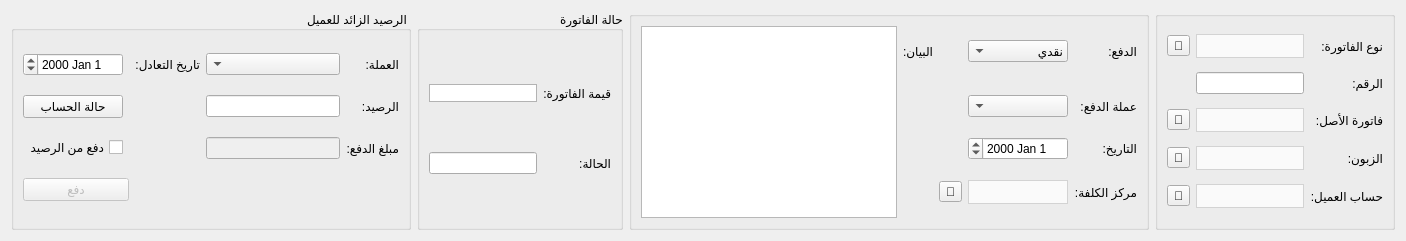
     <widget class="QWidget" name="tab">
      <property name="layoutDirection">
       <enum>Qt::RightToLeft</enum>
      </property>
      <attribute name="title">
       <string>معلومات الفاتورة</string>
      </attribute>
      <layout class="QGridLayout" name="gridLayout_10">
       <item row="0" column="0">
        <widget class="QGroupBox" name="groupBox_11">
         <property name="maximumSize">
          <size>
           <width>16777215</width>
           <height>16777215</height>
          </size>
         </property>
         <property name="layoutDirection">
          <enum>Qt::RightToLeft</enum>
         </property>
         <property name="title">
          <string/>
         </property>
         <layout class="QGridLayout" name="gridLayout_3">
          <item row="2" column="2">
           <widget class="QToolButton" name="select_origin_invoice_btn">
            <property name="text">
             <string>🔎</string>
            </property>
           </widget>
          </item>
          <item row="2" column="1">
           <widget class="QComboBox" name="origin_invoice_combobox">
            <property name="styleSheet">
             <string notr="true">QComboBox {
        background-color: #fafafa;
        border: 1px solid lightgrey;		
		height: 22px;
		color: black;
    }
    QComboBox::drop-down {
        border: none;
    }</string>
            </property>
           </widget>
          </item>
          <item row="4" column="2">
           <widget class="QToolButton" name="select_client_account_btn">
            <property name="text">
             <string>🔎</string>
            </property>
           </widget>
          </item>
          <item row="1" column="0">
           <widget class="QLabel" name="label_2">
            <property name="text">
             <string>الرقم:</string>
            </property>
           </widget>
          </item>
          <item row="3" column="0">
           <widget class="QLabel" name="label">
            <property name="text">
             <string>الزبون:</string>
            </property>
           </widget>
          </item>
          <item row="0" column="0">
           <widget class="QLabel" name="label_9">
            <property name="text">
             <string>نوع الفاتورة:</string>
            </property>
           </widget>
          </item>
          <item row="0" column="2">
           <widget class="QToolButton" name="select_invoice_type_btn">
            <property name="text">
             <string>🔎</string>
            </property>
           </widget>
          </item>
          <item row="1" column="1">
           <widget class="QLineEdit" name="number_input">
            <property name="maximumSize">
             <size>
              <width>16777215</width>
              <height>16777215</height>
             </size>
            </property>
           </widget>
          </item>
          <item row="4" column="0">
           <widget class="QLabel" name="label_38">
            <property name="maximumSize">
             <size>
              <width>80</width>
              <height>16777215</height>
             </size>
            </property>
            <property name="text">
             <string>حساب العميل:</string>
            </property>
           </widget>
          </item>
          <item row="3" column="1">
           <widget class="QComboBox" name="clients_combobox">
            <property name="styleSheet">
             <string notr="true">QComboBox {
        background-color: #fafafa;
        border: 1px solid lightgrey;		
		height: 22px;
		color: black;
    }
    QComboBox::drop-down {
        border: none;
    }</string>
            </property>
           </widget>
          </item>
          <item row="0" column="1">
           <widget class="QComboBox" name="invoice_type_combobox">
            <property name="maximumSize">
             <size>
              <width>16777215</width>
              <height>16777215</height>
             </size>
            </property>
            <property name="styleSheet">
             <string notr="true">QComboBox {
        background-color: #fafafa;
        border: 1px solid lightgrey;		
		height: 22px;
		color: black;
    }
    QComboBox::drop-down {
        border: none;
    }</string>
            </property>
           </widget>
          </item>
          <item row="4" column="1">
           <widget class="QComboBox" name="client_account_combobox">
            <property name="minimumSize">
             <size>
              <width>0</width>
              <height>0</height>
             </size>
            </property>
            <property name="maximumSize">
             <size>
              <width>16777215</width>
              <height>16777215</height>
             </size>
            </property>
            <property name="layoutDirection">
             <enum>Qt::RightToLeft</enum>
            </property>
            <property name="styleSheet">
             <string notr="true">QComboBox {
        background-color: #fafafa;
        border: 1px solid lightgrey;		
		height: 22px;
		color: black;
    }
    QComboBox::drop-down {
        border: none;
    }</string>
            </property>
           </widget>
          </item>
          <item row="2" column="0">
           <widget class="QLabel" name="label_30">
            <property name="text">
             <string>فاتورة الأصل:</string>
            </property>
           </widget>
          </item>
          <item row="3" column="2">
           <widget class="QToolButton" name="select_client_btn">
            <property name="text">
             <string>🔎</string>
            </property>
           </widget>
          </item>
         </layout>
        </widget>
       </item>
       <item row="0" column="2">
        <widget class="QGroupBox" name="groupBox">
         <property name="maximumSize">
          <size>
           <width>16777215</width>
           <height>16777215</height>
          </size>
         </property>
         <property name="layoutDirection">
          <enum>Qt::RightToLeft</enum>
         </property>
         <property name="title">
          <string/>
         </property>
         <layout class="QGridLayout" name="gridLayout">
          <item row="1" column="3">
           <widget class="QLabel" name="label_5">
            <property name="maximumSize">
             <size>
              <width>30</width>
              <height>16777215</height>
             </size>
            </property>
            <property name="text">
             <string>البيان:</string>
            </property>
           </widget>
          </item>
          <item row="1" column="1">
           <widget class="QComboBox" name="payment_method_combobox">
            <property name="maximumSize">
             <size>
              <width>16777215</width>
              <height>16777215</height>
             </size>
            </property>
            <property name="layoutDirection">
             <enum>Qt::RightToLeft</enum>
            </property>
            <item>
             <property name="text">
              <string>نقدي</string>
             </property>
            </item>
            <item>
             <property name="text">
              <string>مؤجل</string>
             </property>
            </item>
           </widget>
          </item>
          <item row="8" column="0">
           <widget class="QLabel" name="label_29">
            <property name="maximumSize">
             <size>
              <width>80</width>
              <height>16777215</height>
             </size>
            </property>
            <property name="text">
             <string>مركز الكلفة:</string>
            </property>
           </widget>
          </item>
          <item row="1" column="0">
           <widget class="QLabel" name="label_3">
            <property name="text">
             <string>الدفع:</string>
            </property>
           </widget>
          </item>
          <item row="0" column="4" rowspan="10">
           <widget class="QTextEdit" name="statement_input">
            <property name="maximumSize">
             <size>
              <width>16777215</width>
              <height>16777215</height>
             </size>
            </property>
           </widget>
          </item>
          <item row="8" column="1">
           <widget class="QComboBox" name="invoice_cost_center_combobox">
            <property name="maximumSize">
             <size>
              <width>16777215</width>
              <height>16777215</height>
             </size>
            </property>
            <property name="layoutDirection">
             <enum>Qt::RightToLeft</enum>
            </property>
            <property name="styleSheet">
             <string notr="true">QComboBox {
        background-color: #fafafa;
        border: 1px solid lightgrey;		
		height: 22px;
		color: black;
    }
    QComboBox::drop-down {
        border: none;
    }</string>
            </property>
           </widget>
          </item>
          <item row="8" column="2">
           <widget class="QToolButton" name="select_invoice_cost_center_btn">
            <property name="text">
             <string>🔎</string>
            </property>
           </widget>
          </item>
          <item row="4" column="0">
           <widget class="QLabel" name="label_25">
            <property name="maximumSize">
             <size>
              <width>80</width>
              <height>16777215</height>
             </size>
            </property>
            <property name="text">
             <string>عملة الدفع:</string>
            </property>
           </widget>
          </item>
          <item row="4" column="1">
           <widget class="QComboBox" name="invoice_currency_combobox">
            <property name="minimumSize">
             <size>
              <width>100</width>
              <height>0</height>
             </size>
            </property>
            <property name="maximumSize">
             <size>
              <width>16777215</width>
              <height>16777215</height>
             </size>
            </property>
            <property name="layoutDirection">
             <enum>Qt::RightToLeft</enum>
            </property>
           </widget>
          </item>
          <item row="6" column="0">
           <widget class="QLabel" name="label_12">
            <property name="maximumSize">
             <size>
              <width>35</width>
              <height>16777215</height>
             </size>
            </property>
            <property name="layoutDirection">
             <enum>Qt::RightToLeft</enum>
            </property>
            <property name="text">
             <string>التاريخ:</string>
            </property>
           </widget>
          </item>
          <item row="6" column="1">
           <widget class="QDateEdit" name="date_input">
            <property name="maximumSize">
             <size>
              <width>16777215</width>
              <height>16777215</height>
             </size>
            </property>
            <property name="layoutDirection">
             <enum>Qt::RightToLeft</enum>
            </property>
           </widget>
          </item>
         </layout>
        </widget>
       </item>
       <item row="0" column="3">
        <widget class="QGroupBox" name="groupBox_3">
         <property name="maximumSize">
          <size>
           <width>300</width>
           <height>16777215</height>
          </size>
         </property>
         <property name="layoutDirection">
          <enum>Qt::RightToLeft</enum>
         </property>
         <property name="title">
          <string>حالة الفاتورة</string>
         </property>
         <layout class="QGridLayout" name="gridLayout_8">
          <item row="1" column="1">
           <widget class="QLineEdit" name="invoice_status_input">
            <property name="enabled">
             <bool>true</bool>
            </property>
            <property name="maximumSize">
             <size>
              <width>200</width>
              <height>16777215</height>
             </size>
            </property>
            <property name="readOnly">
             <bool>true</bool>
            </property>
           </widget>
          </item>
          <item row="0" column="1">
           <widget class="QLineEdit" name="invoice_info_input">
            <property name="enabled">
             <bool>false</bool>
            </property>
            <property name="maximumSize">
             <size>
              <width>200</width>
              <height>16777215</height>
             </size>
            </property>
            <property name="styleSheet">
             <string notr="true">background-color:white;
color:black;
border: 1px solid #b3b3b3;
</string>
            </property>
            <property name="text">
             <string/>
            </property>
            <property name="alignment">
             <set>Qt::AlignCenter</set>
            </property>
           </widget>
          </item>
          <item row="0" column="0">
           <widget class="QLabel" name="invoice_info_label">
            <property name="text">
             <string>قيمة الفاتورة:</string>
            </property>
           </widget>
          </item>
          <item row="1" column="0">
           <widget class="QLabel" name="invoice_status_label">
            <property name="text">
             <string>الحالة:</string>
            </property>
           </widget>
          </item>
         </layout>
        </widget>
       </item>
       <item row="0" column="4">
        <widget class="QGroupBox" name="groupBox_2">
         <property name="minimumSize">
          <size>
           <width>400</width>
           <height>0</height>
          </size>
         </property>
         <property name="layoutDirection">
          <enum>Qt::RightToLeft</enum>
         </property>
         <property name="title">
          <string>الرصيد الزائد للعميل</string>
         </property>
         <layout class="QGridLayout" name="gridLayout_9">
          <item row="3" column="2">
           <widget class="QLineEdit" name="paying_amount_input">
            <property name="enabled">
             <bool>false</bool>
            </property>
           </widget>
          </item>
          <item row="1" column="2">
           <widget class="QLineEdit" name="client_account_value_input">
            <property name="enabled">
             <bool>true</bool>
            </property>
            <property name="readOnly">
             <bool>true</bool>
            </property>
           </widget>
          </item>
          <item row="0" column="2">
           <widget class="QComboBox" name="payment_currency_combobox"/>
          </item>
          <item row="1" column="0">
           <widget class="QLabel" name="label_8">
            <property name="text">
             <string>الرصيد:</string>
            </property>
           </widget>
          </item>
          <item row="5" column="5" colspan="2">
           <widget class="QPushButton" name="pay_from_client_account_btn">
            <property name="enabled">
             <bool>false</bool>
            </property>
            <property name="text">
             <string>دفع</string>
            </property>
           </widget>
          </item>
          <item row="0" column="6">
           <widget class="QDateEdit" name="payment_exchange_date_input"/>
          </item>
          <item row="0" column="4">
           <widget class="QLabel" name="label_7">
            <property name="text">
             <string>تاريخ التعادل:</string>
            </property>
           </widget>
          </item>
          <item row="0" column="0">
           <widget class="QLabel" name="label_6">
            <property name="text">
             <string>العملة:</string>
            </property>
           </widget>
          </item>
          <item row="3" column="0">
           <widget class="QLabel" name="label_10">
            <property name="text">
             <string>مبلغ الدفع:</string>
            </property>
           </widget>
          </item>
          <item row="1" column="6">
           <widget class="QPushButton" name="client_account_status_btn">
            <property name="minimumSize">
             <size>
              <width>40</width>
              <height>0</height>
             </size>
            </property>
            <property name="maximumSize">
             <size>
              <width>16777215</width>
              <height>16777215</height>
             </size>
            </property>
            <property name="text">
             <string>حالة الحساب</string>
            </property>
           </widget>
          </item>
          <item row="3" column="6">
           <widget class="QCheckBox" name="pay_from_client_account_checkbox">
            <property name="layoutDirection">
             <enum>Qt::RightToLeft</enum>
            </property>
            <property name="text">
             <string>دفع من الرصيد</string>
            </property>
           </widget>
          </item>
         </layout>
        </widget>
       </item>
      </layout>
     </widget>
